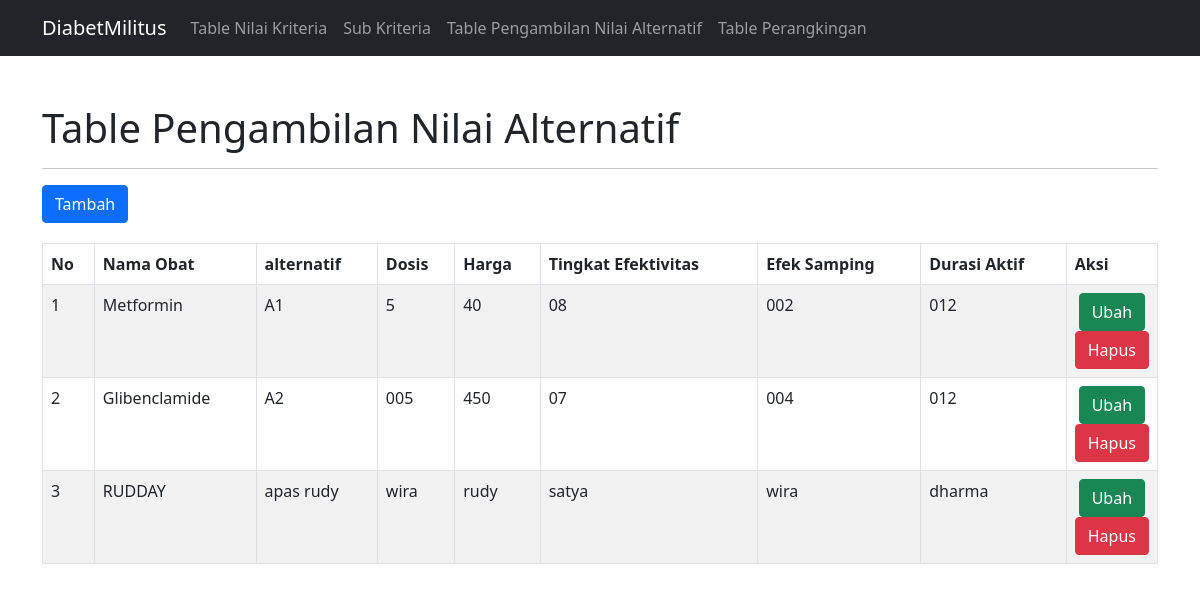
The page /alternatif.php on the database its author committed.
### tables this page shows
CREATE TABLE `nilai_alternatif` (
  `id_alternatif` int(30) NOT NULL,
  `nama_obat` varchar(50) NOT NULL,
  `alternatif` varchar(50) NOT NULL,
  `dosis` varchar(50) NOT NULL,
  `harga` varchar(50) NOT NULL,
  `tingkat_efektivitas` varchar(50) NOT NULL,
  `efek_samping` varchar(50) NOT NULL,
  `durasi_aktif` varchar(50) NOT NULL
);

### config/controller.php (called while the page is built, shortened)
<?php
function select($query)
{
    global $db;
    $result = mysqli_query($db, $query);
    $rows = [];
    while ($row = mysqli_fetch_assoc($result)) {
        $rows[] = $row;
    }
    return $rows;
}

### alternatif.php (the view)
<?php
include 'layout/header.php';
$data_nilai_alternatif = select("SELECT * FROM nilai_alternatif");
?>
<div class="container mt-5">
    <h1>Table Pengambilan Nilai Alternatif</h1>
    <hr>
    <a href="tambah-nilai-alternatif.php" class="btn btn-primary mb-1">Tambah</a>
    <table class="table table-bordered table-striped mt-3">
        <thead>
            <tr>
                <th>No</th>
                <th>Nama Obat</th>
                <th>alternatif</th>
                <th>Dosis</th>
                <th>Harga</th>
                <th>Tingkat Efektivitas</th>
                <th>Efek Samping</th>
                <th>Durasi Aktif</th>
                <th>Aksi</th>
            </tr>
        </thead>
        <tbody>
            <?php $no = 1; ?>
            <?php foreach ($data_nilai_alternatif as $nilai_alternatif) : ?>
            <tr>
                <td><?=$no++;?></td>
                <td><?=$nilai_alternatif['nama_obat'];?></td>
                <td><?=$nilai_alternatif['alternatif'];?></td>
                <td><?=$nilai_alternatif['dosis'];?></td>
                <td><?=$nilai_alternatif['harga'];?></td>
                <td><?=$nilai_alternatif['tingkat_efektivitas'];?></td>
                <td><?=$nilai_alternatif['efek_samping'];?></td>
                <td><?=$nilai_alternatif['durasi_aktif'];?></td>
                <td width="10" class="text-center">
                    <a href="ubah-nilai-alternatif.php?id_alternatif=<?= $nilai_alternatif['id_alternatif']; ?>" class="btn btn-success">Ubah</a>
                    <a href="hapus-nilai-alternatif.php?id_alternatif=<?= $nilai_alternatif['id_alternatif']; ?>" class="btn btn-danger" onclick="return confirm('Apakah Anda yakin ingin menghapus data ini?')">Hapus</a>
                </td>
            </tr>
            <?php endforeach; ?>
        </tbody>
    </table>
</div>
<?php include 'layout/footer.php'; ?>

### layout/header.php (shortened to what this page needs)
<!doctype html>
<html lang="en">
  <head>
    <link href="https://cdn.jsdelivr.net/npm/bootstrap@5.0.2/dist/css/bootstrap.min.css" rel="stylesheet">
  </head>
  <body>
  <div><nav class="navbar navbar-expand-lg navbar-dark bg-dark">
  <div class="container">
    <a class="navbar-brand" href="#">DiabetMilitus</a>
    <div class="collapse navbar-collapse" id="navbarNav">
      <ul class="navbar-nav">
        <li class="nav-item">
          <a class="nav-link " href="index.php">Table Nilai Kriteria</a>
        </li>
        <li class="nav-item">
          <a class="nav-link" href="kriteria.php">Sub Kriteria</a>
        </li>
        <li class="nav-item">
          <a class="nav-link" href="alternatif.php">Table Pengambilan Nilai Alternatif </a>
        </li>
        <li class="nav-item">
          <a class="nav-link " href="perangkingan.php">Table Perangkingan</a>
        </li>
      </ul>
    </div>
  </div>
</nav></div>

### layout/footer.php (shortened to what this page needs)
  </body>
</html>

### rows shown on the page
nilai_alternatif: nama_obat "Metformin", alternatif "A1", dosis "5", harga "40", tingkat_efektivitas "08", efek_samping "002", durasi_aktif "012"
nilai_alternatif: nama_obat "Glibenclamide", alternatif "A2", dosis "005", harga "450", tingkat_efektivitas "07", efek_samping "004", durasi_aktif "012"
nilai_alternatif: nama_obat "RUDDAY", alternatif "apas rudy", dosis "wira", harga "rudy", tingkat_efektivitas "satya", efek_samping "wira", durasi_aktif "dharma"
